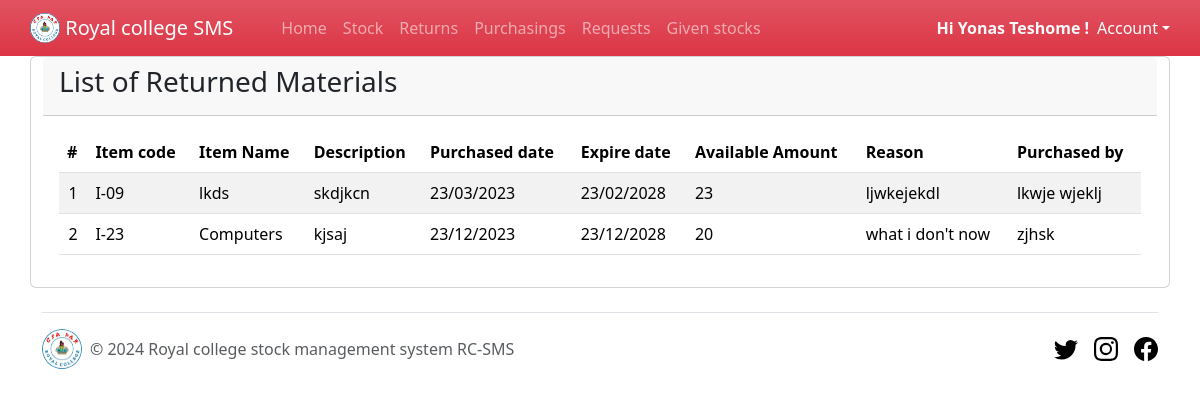
The page /managerPages/managerReturnPage.php (signed in) on the database its author committed.
### tables this page shows
CREATE TABLE `returns` (
  `id` int(11) NOT NULL,
  `code` text NOT NULL,
  `name` text NOT NULL,
  `description` text NOT NULL,
  `purdate` text NOT NULL,
  `expdate` text NOT NULL,
  `amount` text NOT NULL,
  `reason` text NOT NULL,
  `purby` text NOT NULL
);

### managerPages/managerReturnPage.php (the view, shortened to what this page needs)
<?php
$conn = mysqli_connect('localhost','root','','rc_sms_db');
?>
<!DOCTYPE html>
<html lang="en">
<head>
     <link rel="stylesheet" href="../css/bootstrap.min.css">
</head>
<body>
    <?php @include('./header.php'); ?>
    <div  class="container card card-outline card-primary">
	<div style="align-content: center;" class="card-header ">
		<h3 style="align-self: center;" class="card-title">List of Returned Materials</h3>
	</div>
	<div class="card-body">
		<div class="">
        <div class="">
			<table class="table table-hover table-striped">
				<thead>
					<tr>
						<th>#</th>
						<th>Item code</th>
						<th>Item Name</th>
                  <th>Description</th>
                  <th>Purchased date</th>
                  <th>Expire date</th>
						<th>Available Amount</th>
                        <th>Reason</th>
                        <th>Purchased by</th>
					</tr>
				</thead>
				<tbody>
					<?php
						$i = 1;
						$qry = $conn->query("SELECT * from `returns` ");
                        if($qry->num_rows > 0){
						while($row = $qry->fetch_assoc()):
					?>
						<tr>
							<td class="text-center"><?php echo $i++; ?></td>
							<td><?php echo $row['code'] ?></td>
							<td ><p class="m-0 truncate-1"><?php echo $row['name'] ?></p></td>
							<td ><p class="m-0"><?php echo $row['description'] ?></p></td>
							<td><p class="m-0"><?php echo $row['purdate'] ?></p></td>
                     <td><p class="m-0"><?php echo $row['expdate'] ?></p></td>
                     <td><p class="m-0"><?php echo $row['amount'] ?></p></td>
                     <td><p class="m-0"><?php echo $row['reason'] ?></p></td>
                     <td><p class="m-0"><?php echo $row['purby'] ?></p></td>
						</tr>
					<?php endwhile;}else{
                        echo '<h2>Sorry, No Returned items!<h2/>';
                    } ?>
				</tbody>
			</table>
		</div>
		</div>
	</div>
</div>
<?php @include('../footer.php'); ?>
</body>
</html>

### rows shown on the page
returns: code "I-09", name "lkds", description "skdjkcn", purdate "23/03/2023", expdate "23/02/2028", amount "23", reason "ljwkejekdl", purby "lkwje wjeklj"
returns: code "I-23", name "Computers", description "kjsaj", purdate "23/12/2023", expdate "23/12/2028", amount "20", reason "what i don't now", purby "zjhsk"

### other values the page prints
$_SESSION['fname'] "Yonas"
$_SESSION['lname'] "Teshome"
